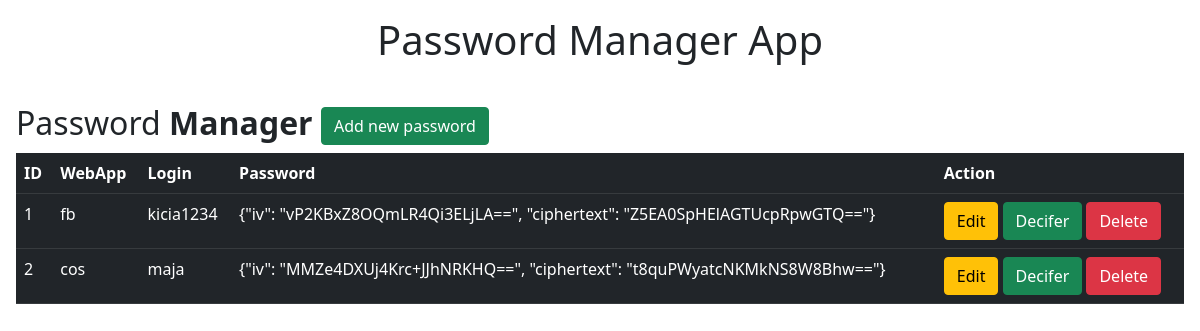
Page /dashboard (signed in) on the committed database.
### app.py (models this page shows, shortened)
class PassManager(db.Model):
    id = db.Column(db.Integer, primary_key=True)
    appName = db.Column(db.String(15), unique=True)
    login = db.Column(db.String(50))
    password = db.Column(db.String(80))
    userId = db.Column(db.Integer, db.ForeignKey('user.id'), nullable=False)

### app.py (the view)
@app.route('/dashboard')
@login_required
def dashboard():
    user = User.query.filter_by(username=current_user.username).first()
    passwod_list = user.passManager
    visible_passwords_list = []
    for item in passwod_list:
        visible_passwords_list.append(
            {'id': item.id, 'appName': item.appName, 'login':  item.login,
             'password': item.password})
    return render_template('dashboard.html', visible_passwords_list = visible_passwords_list)

### app.py (called while the page is built)
@login_manager.user_loader
def load_user(user_id):
    return User.query.get(int(user_id))

### templates/dashboard.html (shortened to what this page needs)
{% extends 'base.html' %}
{% block body %}
    <div calss= "container">
        <div class="row">
            <div class="col md-12">
                <div class="jumbotron p-3">
                    <h2>Password<b> Manager</b> <button type=button" class="btn btn-success float-right" data-toggle="modal" data-target="#mymodal">Add new password</button></h2>
                    <table class="table table-hover table-dark">
                        <tr>
                            <th>ID</th>
                            <th>WebApp</th>
                            <th>Login</th>
                            <th>Password</th>
                            <th>Action</th>
                        </tr>
                        {% for row in visible_passwords_list %}
                        <tr>
                            <td>{{row.id}}</td>
                            <td>{{row.appName}}</td>
                            <td>{{row.login}}</td>
                            <td>{{row.password}}</td>
                            <td>
                                <a href="/update/{{ row.id }}" class="btn btn-warning btn-xs" data-toggle="modal" data-target="#modaledit{{ row.id }}">Edit</a>
                                <a href="/deciferpass/{{ row.id }}" class="btn btn-success btn-xs" data-toggle="modal" data-target="#deciferpass{{ row.id }}">Decifer</a>
                                <a href="/delete/{{row.id}}" class="btn btn-danger btn-xs" onclick="return confirm('Are You Sure To Delete?')">Delete</a>
                            </td>
                        </tr>
                        {% endfor %}
                    </table>
                </div>
            </div>
        </div>
    </div>
{% endblock %}

### templates/base.html (shortened to what this page needs)
<!DOCTYPE html>
<html lang="en">
<head>
    <link href="{{ url_for('static',filename = 'css/bootstrap.min.css') }}" rel = "stylesheet"/>
</head>
<body>
{% block body %} {% endblock %}
</body>
</html>

### templates/header.html (shortened to what this page needs)
{% extends 'base.html' %}
{% block body %}
<div class="jumbotron p-3 ">
    <div class="well text-center">
        <h1>Password Manager App</h1>
    </div>
</div>
{% endblock %}

### rows in the picture
PassManager: id "1", appName "fb", login "kicia1234", password "{\"iv\": \"vP2KBxZ8OQmLR4Qi3ELjLA==\", \"ciphertext\": \"Z5EA0SpHElAGTUcpRpwGTQ==\"}"
PassManager: id "2", appName "cos", login "maja", password "{\"iv\": \"MMZe4DXUj4Krc+JJhNRKHQ==\", \"ciphertext\": \"t8quPWyatcNKMkNS8W8Bhw==\"}"
